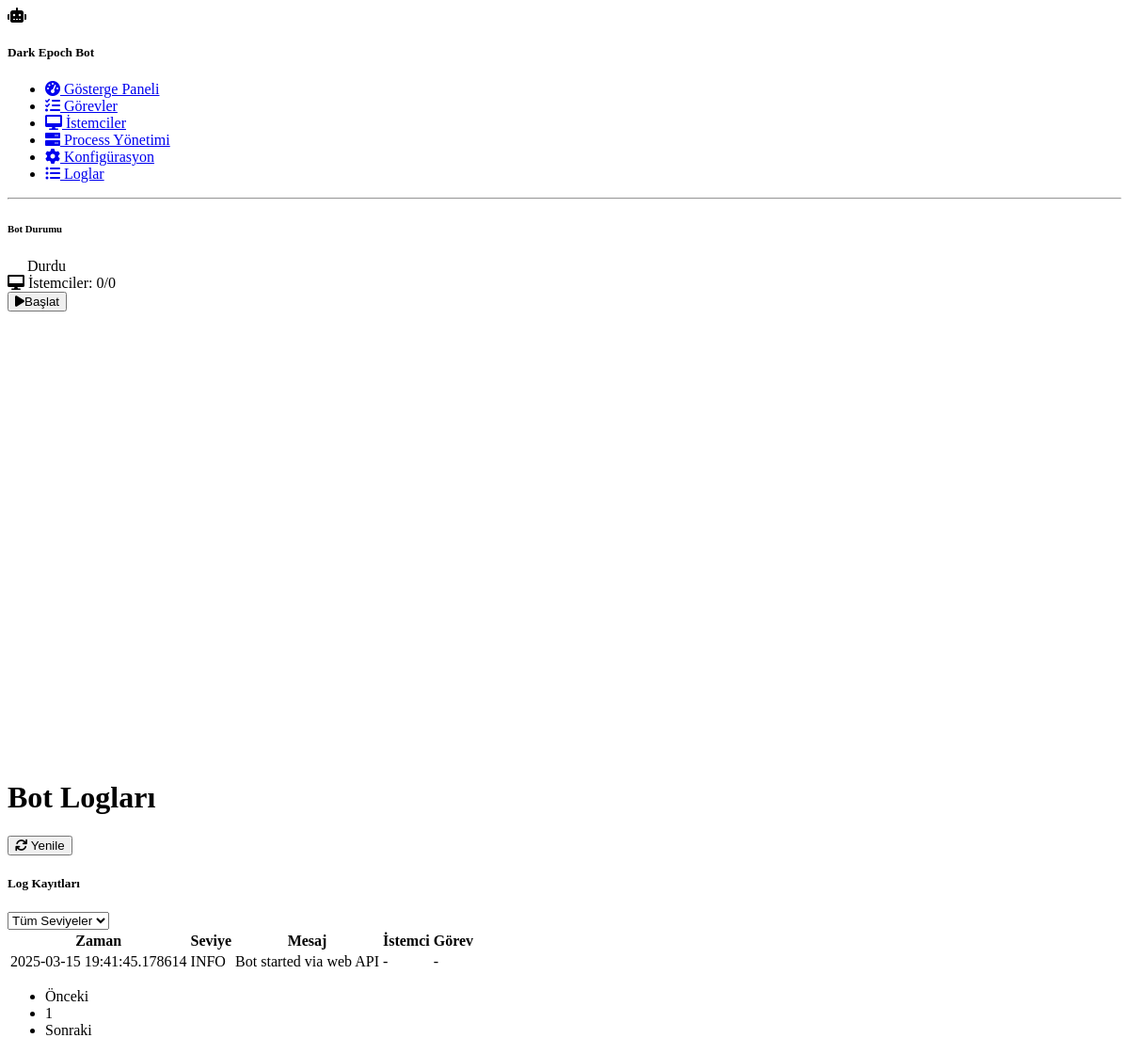
Page /logs on the committed database.
### app.py (models this page shows, shortened)
class BotLog(db.Model):
    id = db.Column(db.Integer, primary_key=True)
    level = db.Column(db.String(20), nullable=False, default="INFO")
    message = db.Column(db.Text, nullable=False)
    client_id = db.Column(db.Integer, db.ForeignKey('client_window.id'), nullable=True)
    task_id = db.Column(db.Integer, db.ForeignKey('task.id'), nullable=True)
    created_at = db.Column(db.DateTime, default=datetime.utcnow)

### app.py (the view)
@app.route('/logs')
def log_list():
    page = request.args.get('page', 1, type=int)
    per_page = request.args.get('per_page', 50, type=int)
    logs = BotLog.query.order_by(BotLog.created_at.desc()).paginate(page=page, per_page=per_page)
    return render_template('logs.html', logs=logs, bot_status=bot_status)

### templates/logs.html (shortened to what this page needs)
{% extends 'base.html' %}
{% block content %}
<div class="d-flex justify-content-between flex-wrap flex-md-nowrap align-items-center pb-2 mb-3 border-bottom">
    <h1 class="h2">Bot Logları</h1>
    <div class="btn-toolbar mb-2 mb-md-0">
        <div class="btn-group me-2">
            <button type="button" class="btn btn-sm btn-outline-secondary" onclick="window.location.reload()">
                <i class="fas fa-sync me-1"></i> Yenile
            </button>
        </div>
    </div>
</div>
<div class="row">
    <div class="col-md-12">
        <div class="card bg-dark border-secondary">
            <div class="card-header d-flex justify-content-between align-items-center">
                <h5 class="mb-0">Log Kayıtları</h5>
                <div>
                    <select class="form-select form-select-sm" id="logLevelFilter">
                        <option value="all">Tüm Seviyeler</option>
                    </select>
                </div>
            </div>
            <div class="card-body">
                {% if logs.items %}
                <div class="table-responsive">
                    <table class="table table-dark table-hover">
                        <thead>
                            <tr>
                                <th>Zaman</th>
                                <th>Seviye</th>
                                <th>Mesaj</th>
                                <th>İstemci</th>
                                <th>Görev</th>
                            </tr>
                        </thead>
                        <tbody>
                            {% for log in logs.items %}
                            <tr class="log-item" data-level="{{ log.level }}">
                                <td>{{ log.created_at }}</td>
                                <td>
                                    <span class="badge {% if log.level == 'INFO' %}bg-info{% elif log.level == 'WARNING' %}bg-warning{% elif log.level == 'ERROR' or log.level == 'CRITICAL' %}bg-danger{% else %}bg-secondary{% endif %}">
                                        {{ log.level }}
                                    </span>
                                </td>
                                <td>{{ log.message }}</td>
                                <td>{{ log.client_id if log.client_id else '-' }}</td>
                                <td>{{ log.task_id if log.task_id else '-' }}</td>
                            </tr>
                            {% endfor %}
                        </tbody>
                    </table>
                </div>
                <nav aria-label="Log sayfaları">
                    <ul class="pagination justify-content-center">
                        {% if logs.has_prev %}
                        <li class="page-item">
                            <a class="page-link" href="{{ url_for('log_list', page=logs.prev_num) }}">Önceki</a>
                        </li>
                        {% else %}
                        <li class="page-item disabled">
                            <span class="page-link">Önceki</span>
                        </li>
                        {% endif %}
                        {% for page_num in logs.iter_pages() %}
                            {% if page_num %}
                                {% if page_num != logs.page %}
                                <li class="page-item">
                                    <a class="page-link" href="{{ url_for('log_list', page=page_num) }}">{{ page_num }}</a>
                                </li>
                                {% else %}
                                <li class="page-item active" aria-current="page">
                                    <span class="page-link">{{ page_num }}</span>
                                </li>
                                {% endif %}
                            {% else %}
                                <li class="page-item disabled">
                                    <span class="page-link">...</span>
                                </li>
                            {% endif %}
                        {% endfor %}
                        {% if logs.has_next %}
                        <li class="page-item">
                            <a class="page-link" href="{{ url_for('log_list', page=logs.next_num) }}">Sonraki</a>
                        </li>
                        {% else %}
                        <li class="page-item disabled">
                            <span class="page-link">Sonraki</span>
                        </li>
                        {% endif %}
                    </ul>
                </nav>
                {% else %}
                <div class="alert alert-info">
                    <i class="fas fa-info-circle me-2"></i>
                    Henüz log kaydı bulunmuyor.
                </div>
                {% endif %}
            </div>
        </div>
    </div>
</div>
{% endblock %}

### rows in the picture
BotLog: created_at "2025-03-15 19:41:45.178614", level "INFO", message "Bot started via web API", client_id "-", task_id "-"

### other values in the picture
{{ bot_status.active_clients }} "0"
{{ bot_status.total_clients }} "0"
{{ page_num }} "1"
